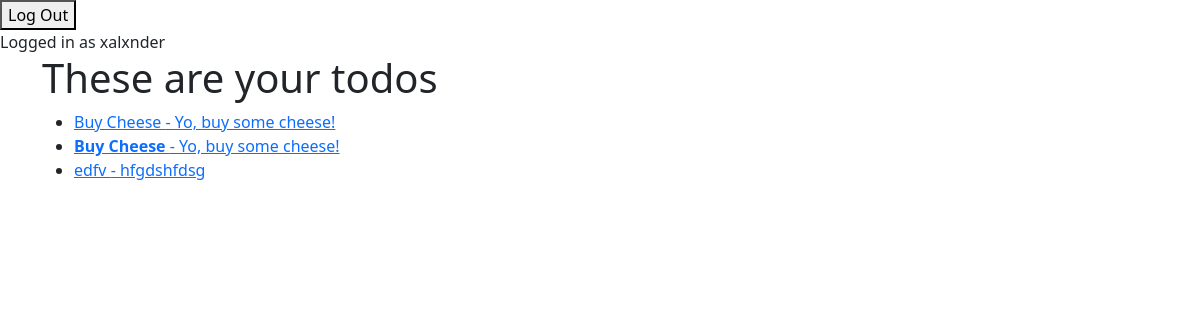
/current_todos/ (signed in), run on an earlier commit of the app's database.
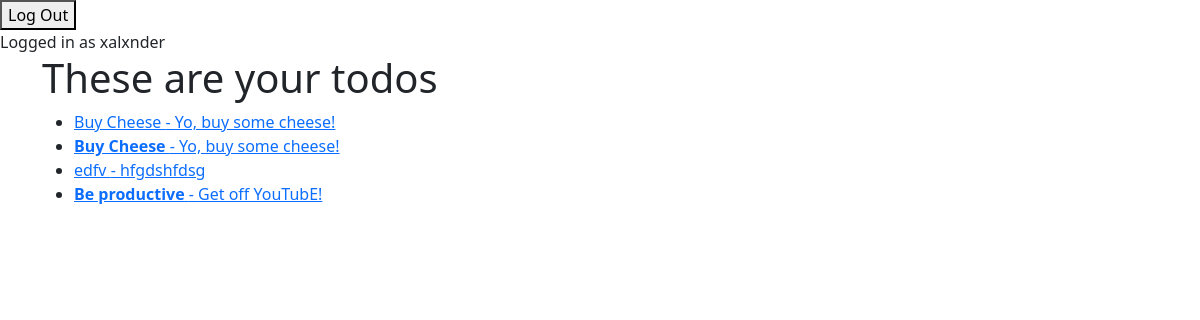
And on a later commit of the database.
### to_do_app/models.py (models this page shows, shortened)
class ToDos(models.Model):
    title = models.CharField(max_length=50, help_text='Enter todo title.')
    notes = models.TextField(blank=True, help_text='Enter your todo.')
    creation_time = models.DateTimeField(auto_now_add=True)
    date_completed = models.DateTimeField(null=True, blank=True)
    important = models.BooleanField(default=False)
    user = models.ForeignKey(User,on_delete=models.CASCADE)

### to_do_app/views.py (the view)
# urls.py: path('current_todos/', views.current_todos, name='current_todos'),
def current_todos(request):
    todos = ToDos.objects.filter(user = request.user, date_completed__isnull = True)
    return render(request,'to_do_app/current_todos.html', {'todos':todos})

### to_do_app/templates/to_do_app/current_todos.html
{% extends "to_do_app/base.html" %}
{% block content %}
<h1>These are your todos</h1>
<ul>
    {% for todo in todos %}
    <li>{% if todo.important %}<b>{% endif %}
        <a href="{% url 'view_todo' todo.id %}">
        {{ todo.title }}
        {% if todo.important %}</b>{% endif %}
        {% if todo.notes %} - {{ todo.notes }} {% endif %}
    </a>
    </li>
    {% endfor %}
</ul>
{% endblock content %}

What changed in the data, as far as the page shows it:
added ToDos: title "Be productive", notes "Get off YouTubE!"
